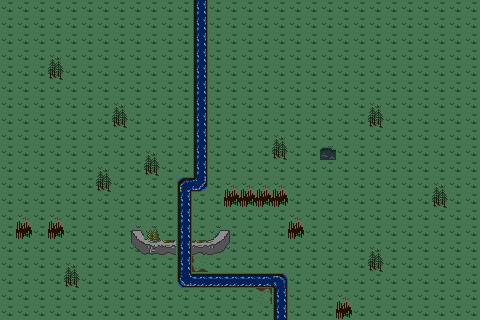

Rendered tile map (Tiled .tmx) drawn with the repository's tilesets; below, a short description and the map source with its tile grids summarised:
An orthogonal 30x20 tile map with 16x16 px tiles, 2 tile layers (Base, rivers?), 6 tilesets.

<map version="1.0" tiledversion="1.0.3" orientation="orthogonal" renderorder="right-down" width="30" height="20" tilewidth="16" tileheight="16" nextobjectid="1">
 <tileset firstgid="1" name="checkerboard" tilewidth="16" tileheight="16" tilecount="200" columns="10">
  <image source="checkerboard.png" width="160" height="320" />
 </tileset>
 <tileset firstgid="201" name="players" tilewidth="16" tileheight="16" tilecount="200" columns="10">
  <image source="../units/plants-sprite-art.png" width="160" height="320" />
 </tileset>
 <tileset firstgid="401" name="plants" tilewidth="16" tileheight="16" tilecount="200" columns="10">
  <image source="map_tiles.png" width="160" height="320" />
 </tileset>
 <tileset firstgid="601" name="fog" tilewidth="16" tileheight="16" tilecount="200" columns="10">
  <image source="fog.png" width="160" height="320" />
 </tileset>
 <tileset firstgid="801" name="elder-spotlight" tilewidth="16" tileheight="16" tilecount="200" columns="10">
  <image source="elder-spotlight.png" width="160" height="320" />
 </tileset>
 <tileset firstgid="1001" name="map_tiles" tilewidth="16" tileheight="16" tilecount="200" columns="10">
  <image source="map_tiles.png" width="160" height="320" />
 </tileset>
 <layer name="Base" width="30" height="20">
  <data>[600 cells, 600 non-empty, 1 distinct tile ids]</data>
 </layer>
 <layer name="rivers?" width="30" height="20">
  <data>[600 cells, 74 non-empty, 24 distinct tile ids]</data>
 </layer>
</map>
